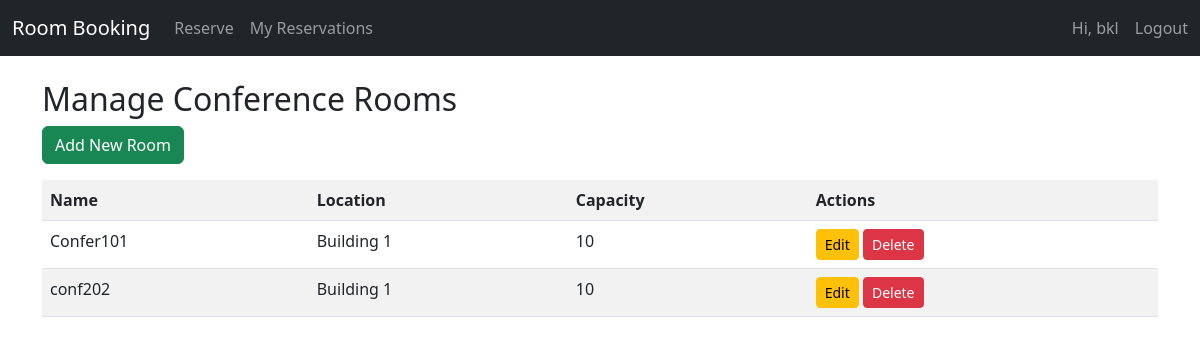
The app's page /admin-dashboard/rooms/ (signed in) with its own data.
### reservations/models.py (models this page shows, shortened)
class ConferenceRoom(models.Model):
    name = models.CharField(max_length=100, default='Room A')
    location = models.CharField(max_length=200, default='Building 1')
    capacity = models.IntegerField(default=10)

### reservations/views.py (the view)
# urls.py: path('admin-dashboard/rooms/', views.admin_manage_rooms, name='admin_manage_rooms'),
@login_required
@user_passes_test(is_admin)
def admin_manage_rooms(request):
    rooms = ConferenceRoom.objects.all()
    return render(request, 'reservations/admin_rooms.html', {'rooms': rooms})

### reservations/views.py (called while the page is built)
def is_admin(user):
    return user.is_staff  # You can use is_superuser if needed

### templates/reservations/admin_rooms.html (shortened to what this page needs)
<!DOCTYPE html>
<html lang="en">
<head>
</head>
<body>
{% extends "base.html" %}
{% block content %}
<h2>Manage Conference Rooms</h2>
<a href="{% url 'admin_add_room' %}" class="btn btn-success mb-3">Add New Room</a>
<table class="table table-striped">
    <tr>
        <th>Name</th><th>Location</th><th>Capacity</th><th>Actions</th>
    </tr>
    {% for room in rooms %}
    <tr>
        <td>{{ room.name }}</td>
        <td>{{ room.location }}</td>
        <td>{{ room.capacity }}</td>
        <td>
            <a href="{% url 'admin_edit_room' room.id %}" class="btn btn-sm btn-warning">Edit</a>
            <a href="{% url 'admin_delete_room' room.id %}" class="btn btn-sm btn-danger" onclick="return confirm('Are you sure?')">Delete</a>
        </td>
    </tr>
    {% endfor %}
</table>
{% endblock %}

### templates/base.html (shortened to what this page needs)
<!DOCTYPE html>
<html lang="en">
<head>
    <link href="https://cdn.jsdelivr.net/npm/bootstrap@5.3.0/dist/css/bootstrap.min.css" rel="stylesheet">
</head>
<body>
<nav class="navbar navbar-expand-lg navbar-dark bg-dark">
    <div class="container-fluid">
        <a class="navbar-brand" href="/">Room Booking</a>
        <div class="collapse navbar-collapse">
            <ul class="navbar-nav me-auto">
                {% if user.is_authenticated %}
                    <li class="nav-item">
                        <a class="nav-link" href="{% url 'make_reservation' %}">Reserve</a>
                    </li>
                    <li class="nav-item">
                        <a class="nav-link" href="{% url 'my_reservations' %}">My Reservations</a>
                    </li>
                {% endif %}
            </ul>
            <ul class="navbar-nav">
                {% if user.is_authenticated %}
                    <li class="nav-item">
                        <span class="navbar-text me-3">Hi, {{ user.username }}</span>
                    </li>
                    <li class="nav-item">
                        <form method="post" action="{% url 'logout' %}">
                            <button type="submit" class="btn btn-link nav-link" style="padding: 0;">Logout</button>
                        </form>
                    </li>
                {% endif %}
            </ul>
        </div>
    </div>
</nav>
<div class="container mt-4">
    {% block content %}
    {% endblock %}
</div>
</body>
</html>

### records on screen
ConferenceRoom: name "Confer101", location "Building 1", capacity "10"
ConferenceRoom: name "conf202", location "Building 1", capacity "10"

### other values on screen
{{ user.username }} "bkl"
